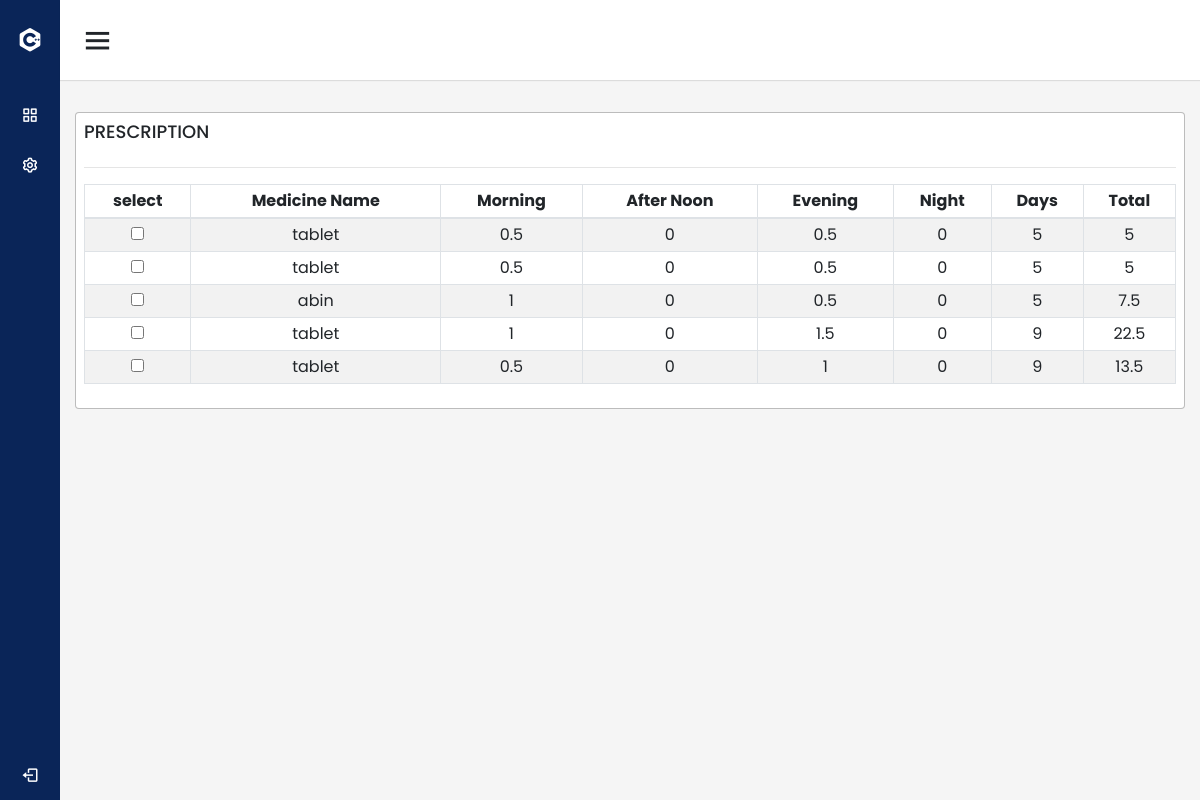
Screenshot of /inventory/prescription/20/ with the database file from the repository.
### inventory/models.py (models this page shows, shortened)
class Patient_medicine(models.Model):
    patient=models.ForeignKey(PatientDetails,on_delete=models.CASCADE,null=True,blank=True)
    vitals=models.ForeignKey(GeneralVitals_new,on_delete=models.CASCADE,null=True,blank=True)
    medicine_name= models.CharField(max_length=200,null=True, blank=True)
    morning= models.CharField(max_length=200,null=True, blank=True)
    noon= models.CharField(max_length=200,null=True, blank=True)
    evening= models.CharField(max_length=200,null=True, blank=True)
    night= models.CharField(max_length=200,null=True, blank=True)
    days= models.CharField(max_length=200,null=True, blank=True)
    total= models.CharField(max_length=200,null=True, blank=True)
    created_at = models.DateTimeField(auto_now_add=True)
    updated_at = models.DateTimeField(auto_now=True)

### inventory/views.py (the view)
# urls.py: path('prescription/<int:id>/', views.prescription, name='inventory_prescription'),
def prescription(request,id):
    prescription=Patient_medicine.objects.get(id=id)
    tablet=Patient_medicine.objects.filter(vitals_id=prescription.vitals_id)
    return render(request,'inventory/prescription.html',{'tablet':tablet})

### inventory/templates/inventory/prescription.html
{% extends "management/navbar.html" %}
{% block content %}
<div class="container-fluid">
    <div class="mt-2 h-100 p-2 card border_card">
        <h4>PRESCRIPTION</h4>
        <hr class="hr-center">
        <div class="table-responsive ">
            <table class="table table-striped table-bordered text-center w-100" >
                <thead>
                    <tr>
                        <th>select</th>
                        <th>Medicine&nbsp;Name</th>
                        <th>Morning</th>
                        <th>After&nbsp;Noon</th>
                        <th>Evening</th>
                        <th>Night</th>
                        <th>Days</th>
                        <th>Total</th>
                    </tr>
                </thead>
                <tbody >
                    {% if tablet %}
                    {% for medi in tablet %}
                 <tr>
                    <td><input type="checkbox" name="" id=""></td>
                    <td>{{medi.medicine_name}}</td>
                    <td>{{medi.morning}}</td>
                    <td>{{medi.noon}}</td>
                    <td>{{medi.evening}}</td>
                    <td>{{medi.night}}</td>
                    <td>{{medi.days}}</td>
                    <td>{{medi.total}}</td>
                 </tr>
                 {% endfor %}
                 {% else %}
                        <tr>
                            <td colspan="8" class="text-center">No Data Available</td>
                        </tr>
                        {% endif %}
                </tbody>
            </table>
        </div>
    </div>
</div>
{% endblock %}

### management/static/css/navbarstyle.css (style rules this page uses)
* { margin: 0; padding: 0; box-sizing: border-box; font-family: 'Poppins', sans-serif; }

### management/static/css/clinicstyle.css (style rules this page uses)
body { margin: 0; padding: 0; box-sizing: border-box; width: 100%; font-family: 'poppins'; font-style: normal; overflow: hidden; overflow-y: scroll; }
h4 { font-size: large; font-weight: 500; }
.table td, .table th { padding: 0.25rem; vertical-align: middle; border-top: 1px solid #dee2e6; }
.table thead th { vertical-align: middle; border-bottom: 2px solid #dee2e6; }
.border_card { border: 0.25px solid rgba(128, 128, 128, 0.526) !important; }

### management/static/css/login.css (style rules this page uses)
body { background-color: #ECEEFF; }
.card { border: none; }

### rows the page displays
Patient_medicine: medicine_name "tablet", morning "0.5", noon "0", evening "0.5", night "0", days "5", total "5"
Patient_medicine: medicine_name "tablet", morning "0.5", noon "0", evening "0.5", night "0", days "5", total "5"
Patient_medicine: medicine_name "abin", morning "1", noon "0", evening "0.5", night "0", days "5", total "7.5"
Patient_medicine: medicine_name "tablet", morning "1", noon "0", evening "1.5", night "0", days "9", total "22.5"
Patient_medicine: medicine_name "tablet", morning "0.5", noon "0", evening "1", night "0", days "9", total "13.5"
